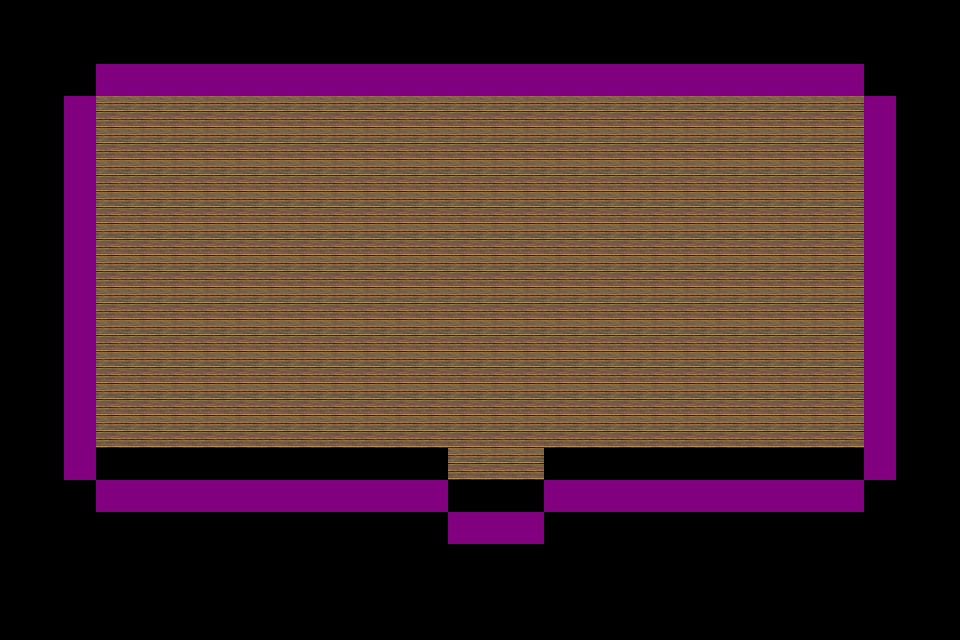

The image is a tile-based game level rendered from a .tmx file. Its description and source (layers, tilesets, objects; grid data summarised) follow:
An orthogonal 30x20 tile map with 32x32 px tiles, 3 tile layers (base, up, passmap) and 2 objects.

<map version="1.0" tiledversion="1.1.5" orientation="orthogonal" renderorder="right-down" width="30" height="20" tilewidth="32" tileheight="32" infinite="0" nextobjectid="3">
 <tileset firstgid="1" name="rpg_thing" tilewidth="32" tileheight="32" tilecount="2016" columns="32">
  <image source="../assets/world/tilesets/rpg_maker_vx_rtp_tileset_by_telles0808.png" width="1024" height="2016" />
 </tileset>
 <layer name="base" width="30" height="20">
  <data>[600 cells, 600 non-empty, 2 distinct tile ids]</data>
 </layer>
 <layer name="up" width="30" height="20">
  <properties>
   <property name="upper" value="True" />
  </properties>
  <data>[600 cells, 24 non-empty, 1 distinct tile ids]</data>
 </layer>
 <layer name="passmap" width="30" height="20">
  <data>[600 cells, 72 non-empty, 1 distinct tile ids]</data>
 </layer>
 <objectgroup name="doors">
  <object id="1" x="451" y="488" width="89" height="20">
   <properties>
    <property name="door" value="test_map" />
    <property name="x" value="15" />
    <property name="y" value="13" />
   </properties>
  </object>
 </objectgroup>
 <objectgroup name="objects">
  <object id="2" gid="1065" x="482" y="215" width="32" height="32">
   <properties>
    <property name="ACTION" value="1" />
   </properties>
  </object>
 </objectgroup>
</map>
